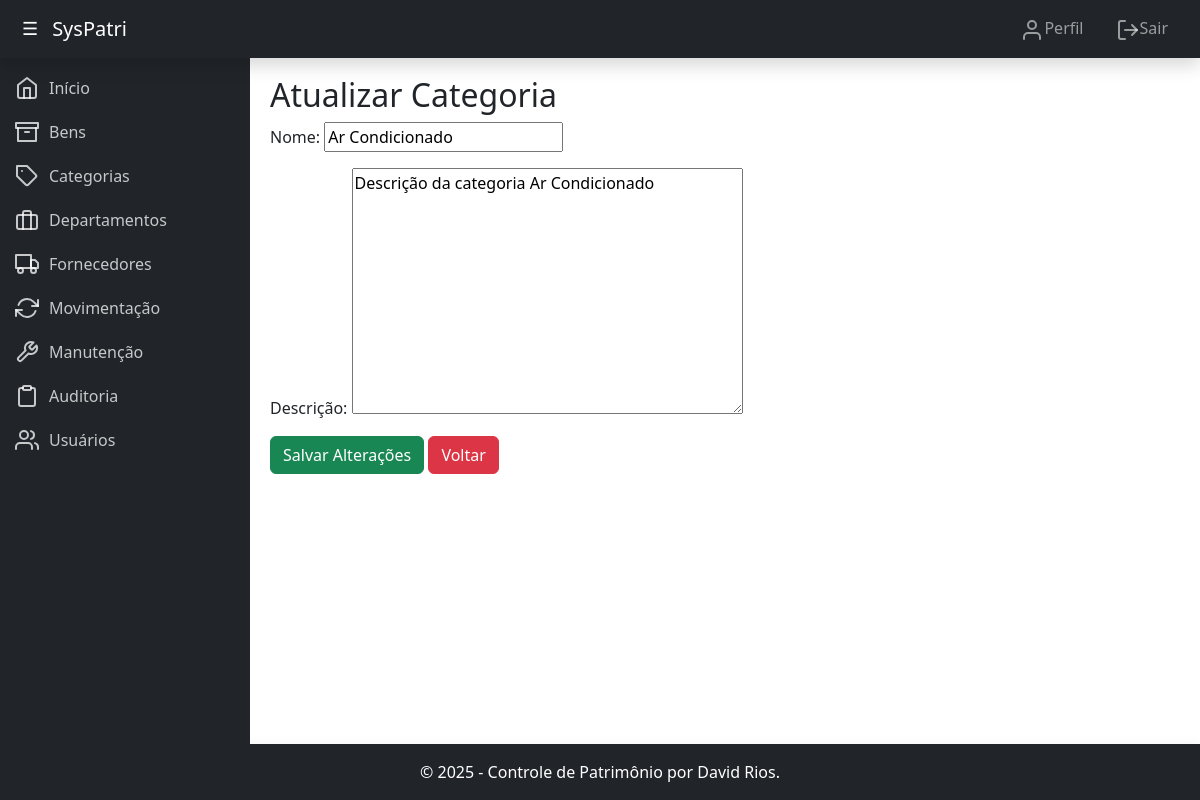
The app's page /patrimonio/categorias/editar/7/ (signed in) with its own data.
### patrimonio/models.py (models this page shows, shortened)
class Categoria(models.Model):
    nome = models.CharField(max_length=100, verbose_name="Nome")
    descricao = models.TextField(blank=True, null=True, verbose_name="Descrição")
    class Meta:
        verbose_name = "Categoria"
        verbose_name_plural = "Categorias"

### patrimonio/views.py (the view)
# urls.py: path('categorias/editar/<int:pk>/', views.atualizar_categoria, name='atualizar_categoria'),
@login_required
def atualizar_categoria(request, pk):
    categoria = get_object_or_404(Categoria, pk=pk)
    if request.method == 'POST':
        form = CategoriaForm(request.POST, instance=categoria)
        if form.is_valid():
            form.save()
            messages.success(request, 'Categoria atualizada com sucesso!')
            return redirect('listar_categorias')
    else:
        form = CategoriaForm(instance=categoria)
    return render(request, 'atualizar_categoria.html', {'form': form, 'categoria': categoria})

### patrimonio/forms.py
class CategoriaForm(forms.ModelForm):
    class Meta:
        model = Categoria
        fields = ['nome', 'descricao']

### patrimonio/templates/atualizar_categoria.html (shortened to what this page needs)
{% extends 'base.html' %}
{% block content %}
    <h2>Atualizar Categoria</h2>
    <form method="post">
        {{ form.as_p }}
        <button type="submit" class="btn btn-success">Salvar Alterações</button>
        <a class="btn btn-danger" href="{% url 'listar_categorias' %}">Voltar</a>
    </form>
{% endblock %}

### records on screen
Categoria: nome "Ar Condicionado", descricao "Descrição da categoria Ar Condicionado"
